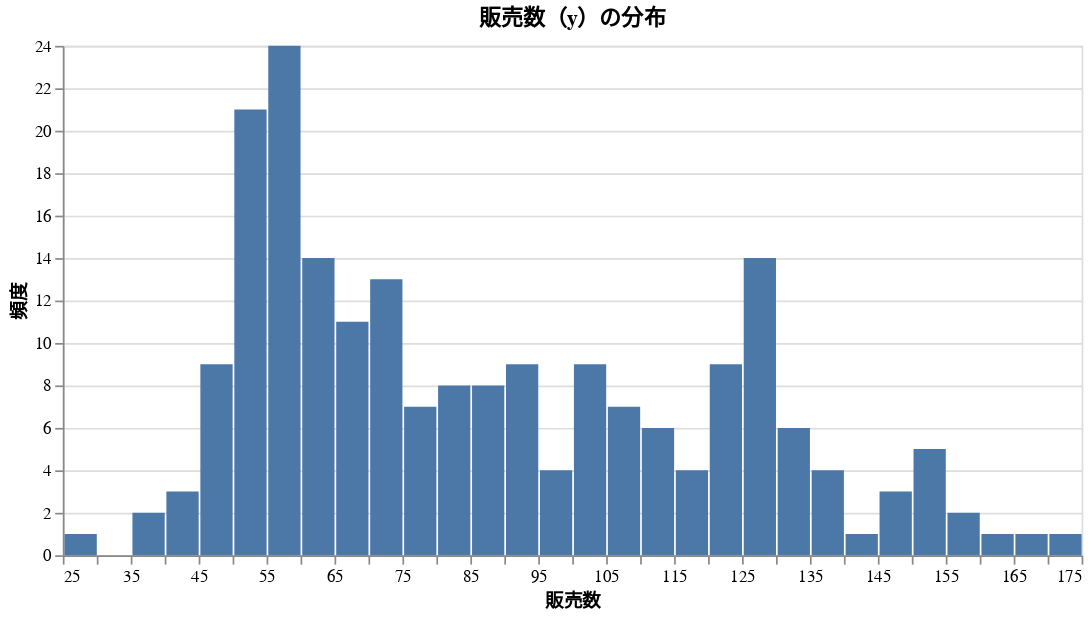

The notebook cell saved with this chart:
### Code cell
# 目的変数yの分布
chart_y = alt.Chart(df_train.to_pandas()).mark_bar().encode(
    alt.X("y:Q", bin=alt.Bin(maxbins=30), title="販売数"),
    alt.Y("count()", title="頻度"),
    tooltip=["count()"]
).properties(
    width=600,
    height=300,
    title="販売数（y）の分布"
)
chart_y

### Figure 1 — Vega-Lite specification as saved in the notebook (floating-point values rounded to 4 significant figures; data arrays with more than 128 entries replaced by an {"elided": "..."} marker saying what was removed)
{"config": {"view": {"continuousWidth": 300, "continuousHeight": 300}}, "data": {"name": "data-0104721b86c9ed0f9ce3980e6d570df6"}, "mark": {"type": "bar"}, "encoding": {"tooltip": [{"aggregate": "count", "type": "quantitative"}], "x": {"bin": {"maxbins": 30}, "field": "y", "title": "販売数", "type": "quantitative"}, "y": {"aggregate": "count", "title": "頻度", "type": "quantitative"}}, "height": 300, "title": "販売数（y）の分布", "width": 600, "$schema": "https://vega.github.io/schema/vega-lite/v6.1.0.json", "datasets": {"data-0104721b86c9ed0f9ce3980e6d570df6": {"elided": "207 records"}}}
